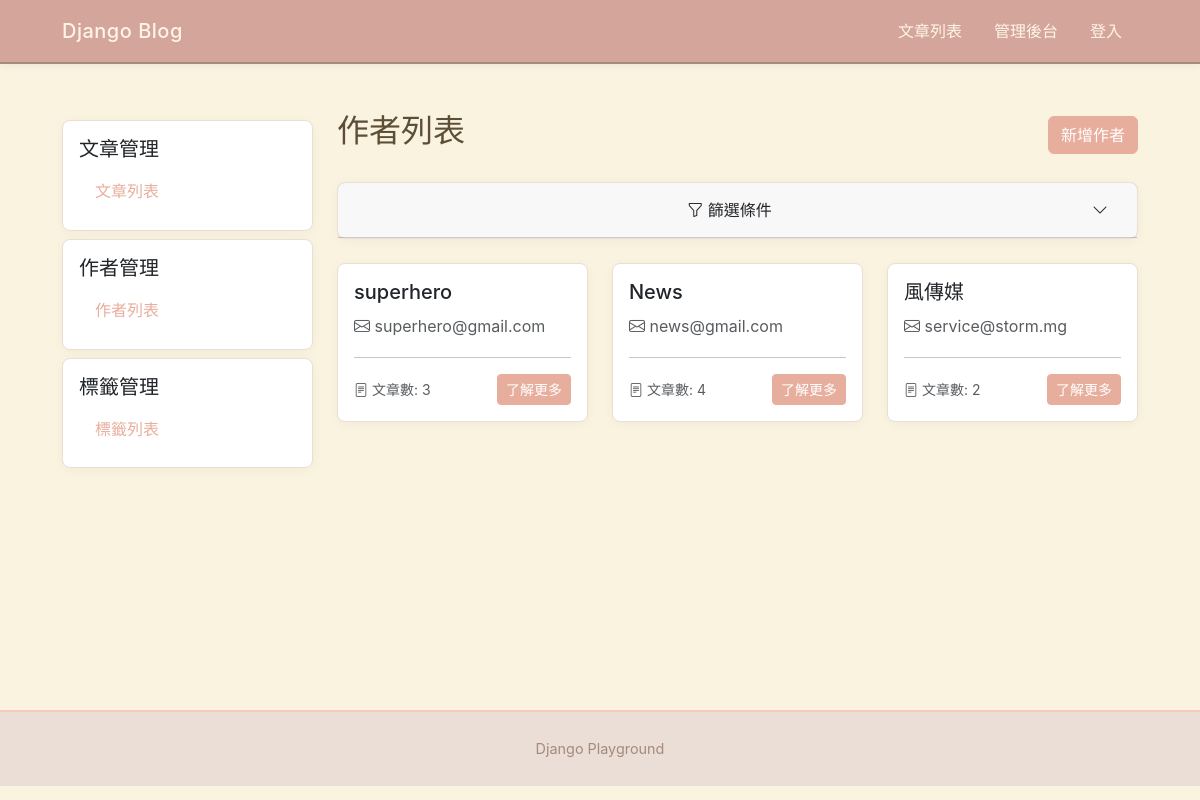
Page /blog/authors/ on the earlier database version.
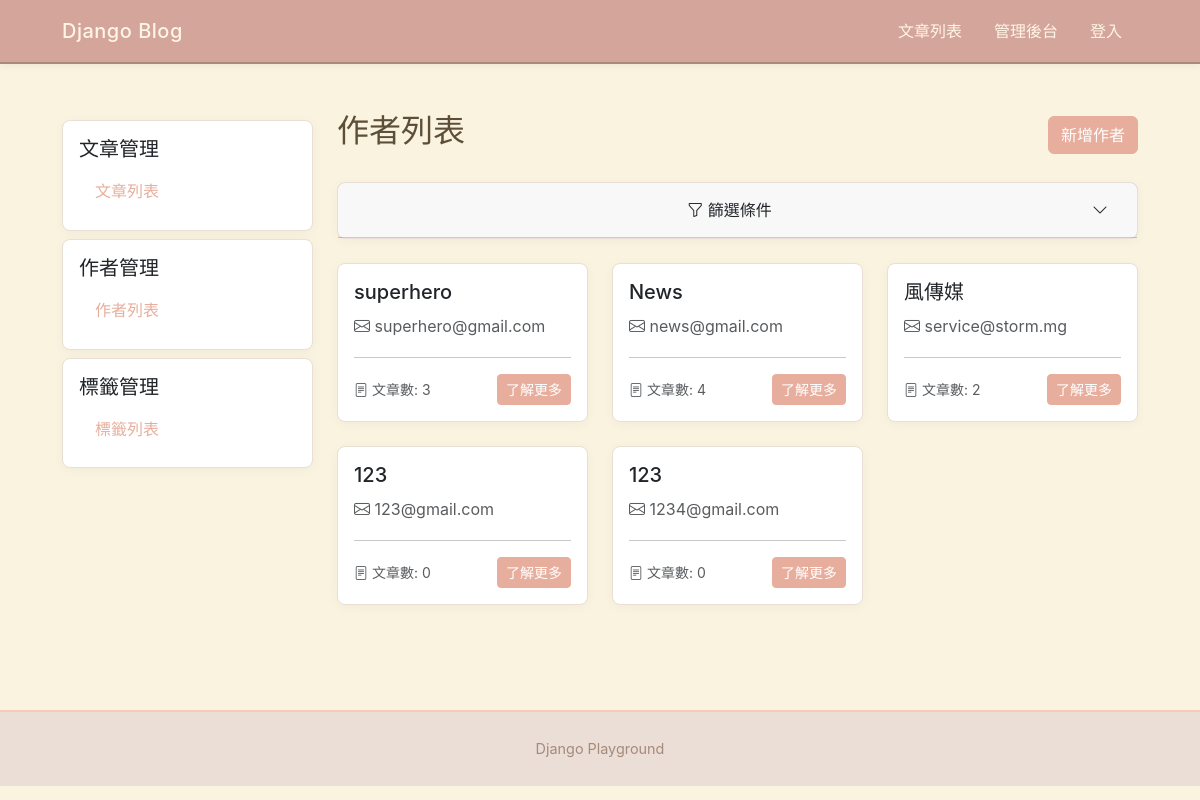
Same page on the later database version.
### blog/models.py (models this page shows, shortened)
class Author(models.Model):
    name = models.CharField(max_length=100)
    email = models.EmailField(unique=True)
    bio = models.TextField(blank=True)
    created_at = models.DateTimeField(auto_now_add=True)

### blog/views.py (the view)
# urls.py: path("authors/", views.author_list, name="author_list"),
def author_list(request):
    author_filter = AuthorFilter(
        request.GET or None,
        queryset=Author.objects.prefetch_related("articles"),
    )
    return render(request, "blog/author_list.html", {"filter": author_filter})

### blog/templates/blog/author_list.html (shortened to what this page needs)
{% extends "blog/base.html" %}
{% load django_bootstrap5 %}
{% block blog_content %}
    <div class="d-flex justify-content-between align-items-center mb-4">
    <h2>
      作者列表
    </h2>
    <a href="{% url 'blog:author_create' %}" class="btn btn-primary">
      新增作者
    </a>
  </div>
  <div class="card mb-4">
    <div class="card-header">
      <button class="btn btn-link text-decoration-none text-dark w-100"
              type="button"
              data-bs-toggle="collapse"
              data-bs-target="#filterCollapse"
              aria-expanded="false"
              aria-controls="filterCollapse">
        <i class="bi bi-funnel"></i> 篩選條件
        <i class="bi bi-chevron-down float-end"></i>
      </button>
    </div>
  </div>
  <div class="row">
    {% for author in filter.qs %}
      <div class="col-md-6 col-lg-4 mb-4">
        <div class="card h-100">
          <div class="card-body">
            <h5 class="card-title">{{ author.name }}</h5>
            <p class="card-text text-muted">
              <i class="bi bi-envelope"></i> {{ author.email }}
            </p>
           <hr/>
            <div class="d-flex justify-content-between align-items-center">
              <p class="text-muted small mb-0">
              <i class="bi bi-file-text"></i> 文章數: {{ author.articles.count }}
            </p>
              <a href="{% url 'blog:author_detail' author.id %}"
                class="btn btn-primary btn-sm">
                了解更多
              </a>
            </div>
          </div>
        </div>
      </div>
    {% empty %}
      <div class="col-12">
        <div class="alert alert-info">
          目前沒有作者
        </div>
      </div>
    {% endfor %}
  </div>
{% endblock blog_content %}

### blog/templates/blog/base.html
{% extends "base.html" %}
{% block content %}
  <div class="row">
    <aside class="col-md-3 mb-4">
      {% include "blog/components/list_card.html" with title="文章管理" name="文章列表" url_location="blog:article_list" %}
      {% include "blog/components/list_card.html" with title="作者管理" name="作者列表" url_location="blog:author_list" %}
      {% include "blog/components/list_card.html" with title="標籤管理" name="標籤列表" url_location="blog:tag_list" %}
    </aside>
    <div class="col-md-9">
      {% block blog_content %}
      {% endblock blog_content %}
    </div>
  </div>
{% endblock content %}

### templates/base.html (shortened to what this page needs)
{% load django_bootstrap5 %}
{% load static %}
<!DOCTYPE html>
<html lang="zh-Hant">
  <head>
    {% bootstrap_css %}
    <link rel="stylesheet"
          href="https://cdn.jsdelivr.net/npm/bootstrap-icons@1.11.0/font/bootstrap-icons.css" />
    <link rel="stylesheet" href="{% static 'style.css' %}" />
  </head>
  <body>
    <nav class="navbar navbar-expand-lg">
      <div class="container">
        <span class="navbar-brand">Django Blog</span>
        <div class="collapse navbar-collapse" id="navbarNav">
          <ul class="navbar-nav ms-auto">
            <li class="nav-item">
              <a class="nav-link" href="{% url 'blog:article_list' %}">文章列表</a>
            </li>
            <li class="nav-item">
              <a class="nav-link" href="{% url 'admin:index' %}">管理後台</a>
            </li>
            {% if user.is_authenticated %}
              <li class="nav-item">
                <a class="nav-link" href="{% url 'blog:article_create' %}">新增文章</a>
              </li>
              <li class="nav-item">
                <span class="navbar-text">歡迎, {{ user.username }}</span>
              </li>
              <li class="nav-item">
                <a class="nav-link" href="{% url 'logout' %}">登出</a>
              </li>
            {% else %}
              <li class="nav-item">
                <a class="nav-link" href="{% url 'login' %}">登入</a>
              </li>
            {% endif %}
          </ul>
        </div>
      </div>
    </nav>
    <main class="container my-5">
      {% block content %}
      {% endblock content %}
    </main>
    <footer class="py-4 mt-5">
      <div class="container text-center">
        <p class="text-muted mb-0">
          Django Playground
        </p>
      </div>
    </footer>
  </body>
</html>

### blog/templates/blog/components/list_card.html
<div class="card mt-2">
        <div class="card-body">
          <h5 class="card-title">
            {{ title }}
          </h5>
          <ul class="list-group list-group-flush">
            <li class="list-group-item">
              <a href="{% url url_location %}" class="text-decoration-none">{{ name }}</a>
            </li>
          </ul>
        </div>
      </div>

### templates/style.css (style rules this page uses)
:root { --warm-cream: #FAF3E0; --soft-beige: #EADED6; --warm-peach: #F8C8B8; --muted-coral: #E8AE9D; --warm-terracotta: #D4A59A; --soft-brown: #A68A7A; --warm-text: #5D4E37; --light-accent: #FFF5E6; --bs-info: #68b4f8; }
body { background-color: var(--warm-cream); color: var(--warm-text); font-family: -apple-system, BlinkMacSystemFont, "Segoe UI", "Hiragino Sans", "Hiragino Kaku Gothic ProN", "Yu Gothic", sans-serif; line-height: 1.8; }
.navbar { background-color: var(--warm-terracotta) !important; border-bottom: 2px solid var(--soft-brown); box-shadow: 0 2px 8px rgba(0, 0, 0, 0.05); }
.navbar-brand { color: var(--light-accent) !important; font-weight: 500; letter-spacing: 0.5px; }
.nav-link { color: var(--light-accent) !important; transition: all 0.3s ease; padding: 0.5rem 1rem !important; }
.container { max-width: 1100px; }
main { min-height: calc(100vh - 250px); }
footer { background-color: var(--soft-beige) !important; border-top: 2px solid var(--warm-peach); }
footer .text-muted { color: var(--soft-brown) !important; font-size: 0.9rem; }
.card { background-color: white; border: 1px solid var(--soft-beige); border-radius: 8px; box-shadow: 0 2px 12px rgba(0, 0, 0, 0.04); transition: all 0.3s ease; }
.btn-primary { background-color: var(--muted-coral); border-color: var(--muted-coral); color: white; }
a { color: var(--muted-coral); text-decoration: none; }

Differences in the rows shown:
added Author: name "123", email "123@gmail.com", articles.count "0"
added Author: name "123", email "1234@gmail.com", articles.count "0"
